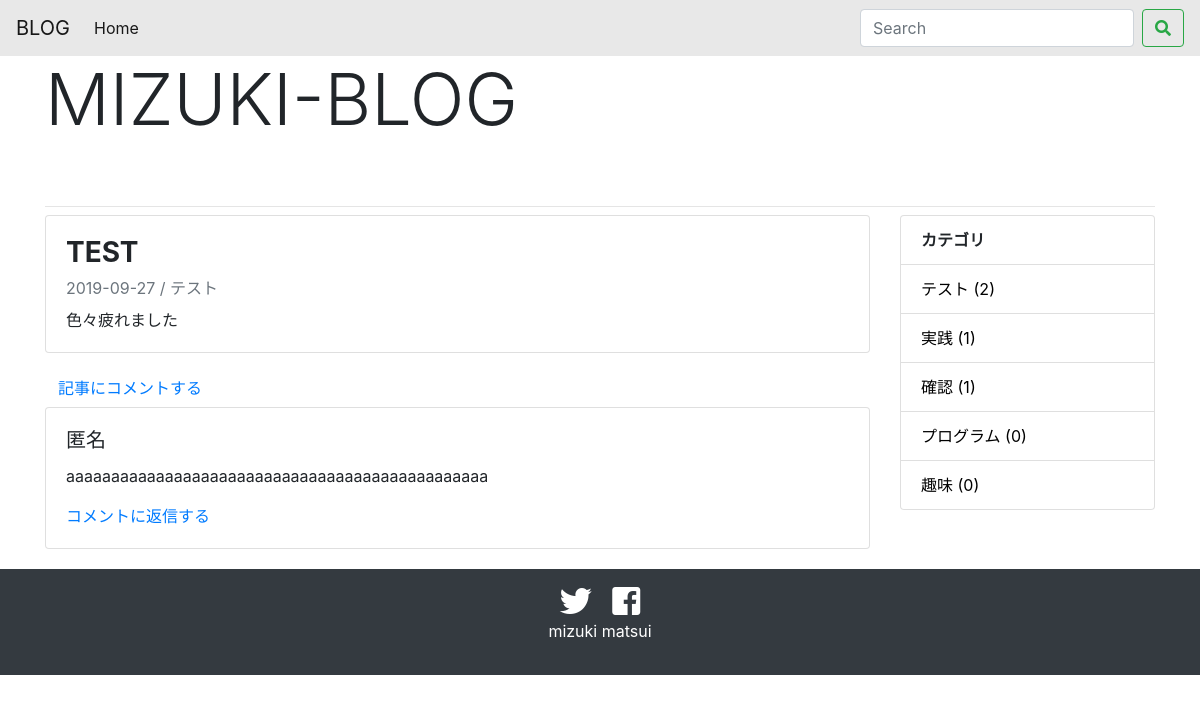
Screenshot of /detail/7/ with the database file from the repository.
### blog/models.py (models this page shows, shortened)
class Post(models.Model):
    title = models.CharField('タイトル', max_length=255)
    text = models.TextField('本文')
    created_at = models.DateTimeField('作成日', default=timezone.now)
    category = models.ForeignKey(Category, verbose_name='カテゴリー', on_delete=models.PROTECT)

class Category(models.Model):
    name = models.CharField('カテゴリー', max_length=255)
    created_at = models.DateTimeField('作成日', default=timezone.now)
    def __str__(self):
        return self.name

class Comment(models.Model):
    name = models.CharField('名前', max_length=30, default='匿名')
    text = models.TextField('コメント')
    post = models.ForeignKey(Post, verbose_name='紐ずく記事', on_delete=models.PROTECT)
    created_at = models.DateTimeField('作成日', default=timezone.now)

### blog/views.py (the view)
# urls.py: path('detail/<int:pk>/',views.DetailView.as_view(),name='detail'),
class DetailView(generic.DetailView):
    model = Post

### blog/context_processors.py (called while the page is built)
def common(request):
    context = {
        'category_list':Category.objects.annotate(post_count=Count('post')).order_by('-post_count'),
    }
    return context

### blog/templates/blog/post_detail.html
{% extends 'blog/base.html' %}
{% block content %}
<div class="card mb-3">
  <div class="card-body">
    <h3 class="card-title"><strong>{{post.title}}</strong></h3>
    <div class="card-subtitle mb-2 text-muted">
      {{post.created_at|date:"Y-m-j"}}  /  {{post.category}}
    </div>
    {{post.text|linebreaksbr|urlize}}
  </div>
</div>
<div>
  <a href="{% url 'blog:comment' post.pk %}" class="btn btn-link" target="_blank">記事にコメントする</a>
  {% for comment in post.comment_set.all %}
  <div class="card">
    <div class="card-body">
      <h5 class="card-title">{{comment.name}}</h5>
      <p class="card-text">
        {{comment.text|linebreaksbr}}
      </p>
      <a href="#!" class="card-link">コメントに返信する</a>
    </div>
  </div>
  {% endfor %}
</div>
{% endblock %}

### blog/templates/blog/base.html (shortened to what this page needs)
{% load static %}
<!doctype html>
<html lang="en">
  <head>
    <link rel="stylesheet" href="https://stackpath.bootstrapcdn.com/bootstrap/4.3.1/css/bootstrap.min.css">
    <link rel="stylesheet" href="{% static 'blog/css/base.css'  %}">
    <link rel="stylesheet" href="https://use.fontawesome.com/releases/v5.6.3/css/all.css">
  </head>
  <body>
    <nav class="navbar navbar-expand-lg navbar-light" style="background-color: #e8e8e8;">
      <a class="navbar-brand" href="#">BLOG</a>
      <div class="collapse navbar-collapse" id="navbarSupportedContent">
        <ul class="navbar-nav mr-auto">
          <li class="nav-item active">
            <a class="nav-link" href="{%url 'blog:index'%}">Home</a>
          </li>
        </ul>
        <form class="form-inline my-2 my-lg-0" method='GET' action="{%url 'blog:index'%}">
          <input class="form-control mr-sm-2" type="text" placeholder="Search" aria-label="Search" name="keyword">
          <button class="btn btn-outline-success my-2 my-sm-0" type="submit"><i class="fa fa-search"></i></button>
        </form>
      </div>
    </nav>
    <header class="pb-5 container">
      <h1 class="display-3">MIZUKI-BLOG</h1>
    </header>
    <div class="container" style="height: auto !important;">
      <hr class="my-2">
      <div class="row">
        <div class="col-md-9">
          {% block content %}
          {% endblock %}
        </div>
        <div class="col-md-3">
          <ul class="list-group">
            <li class="list-group-item"><strong>カテゴリ</strong></li>
            {%for category in category_list%}
              <li class="list-group-item"><a href="{%url 'blog:category' category.pk%}" style="color:black;">{{category}} ({{category.post_count}})</a></li>
            {%endfor%}
          </ul>
        </div>
      </div>
    </div>
    <footer class="footer bg-dark text-white text-center py-3">
      <a href="https://twitter.com/mizuki09101" target="_blank"><i class="px-2 fab fa-twitter fa-2x" style="color:white;"></i></a>
      <a href="https://www.facebook.com/mizuki.matsui.509" target="_blank"><i class="px-2 fab fa-facebook-square fa-2x" style="color:white;"></i></a>
      <p>mizuki matsui</p>
    </footer>
  </body>
</html>

### blog/static/blog/css/base.css (style rules this page uses)
.footer { margin-top : 20px; }

### rows the page displays
Post: title "TEST", created_at "2019-09-27", category "テスト", text "色々疲れました"
Comment: name "匿名", text "aaaaaaaaaaaaaaaaaaaaaaaaaaaaaaaaaaaaaaaaaaaaaaa"
Category: name "テスト", post_count "2"
Category: name "実践", post_count "1"
Category: name "確認", post_count "1"
Category: name "プログラム", post_count "0"
Category: name "趣味", post_count "0"
